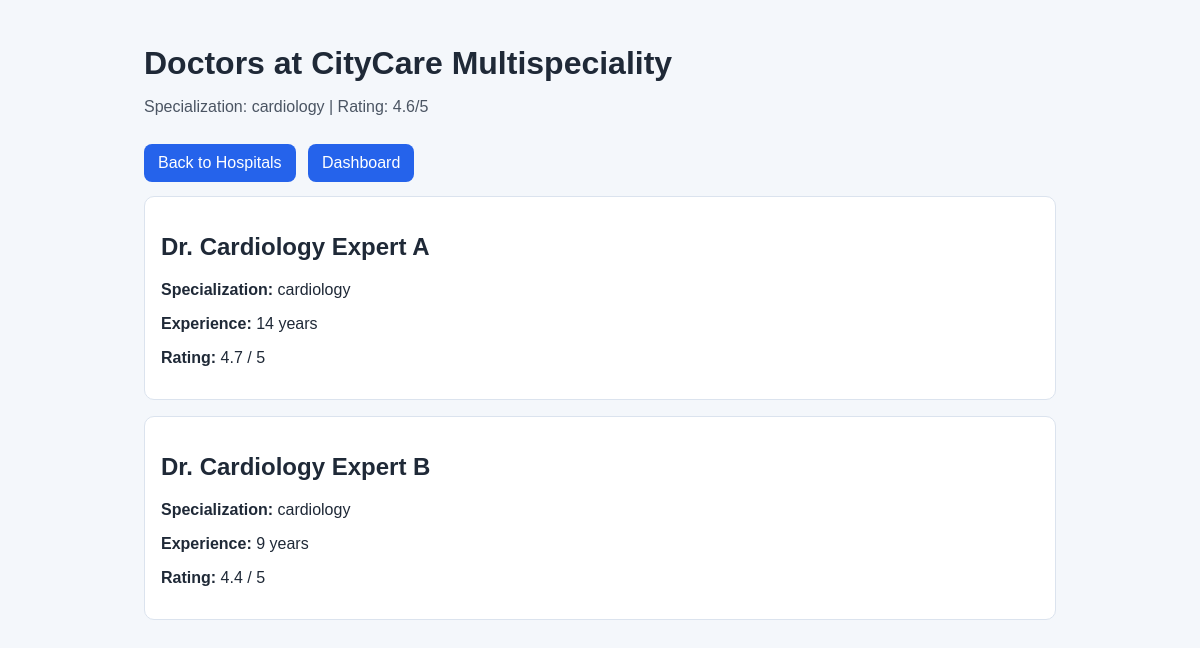
Page /doctors/1 on the committed database.
### tables this page shows
CREATE TABLE Hospital (
            id INTEGER PRIMARY KEY AUTOINCREMENT,
            name TEXT NOT NULL,
            location TEXT NOT NULL,
            specialization TEXT NOT NULL,
            rating REAL NOT NULL,
            avg_cost REAL NOT NULL
        , emergency_capable INTEGER NOT NULL DEFAULT 0, ambulance_available INTEGER NOT NULL DEFAULT 0, ambulance_number TEXT);

CREATE TABLE Doctor (
            id INTEGER PRIMARY KEY AUTOINCREMENT,
            name TEXT NOT NULL,
            hospital_id INTEGER NOT NULL,
            specialization TEXT NOT NULL,
            experience_years INTEGER NOT NULL,
            rating REAL NOT NULL, contact TEXT,
            FOREIGN KEY (hospital_id) REFERENCES Hospital (id)
        );

### app.py (the view)
@app.route("/doctors/<int:hospital_id>")
def doctors(hospital_id):
    hospital = get_hospital(hospital_id)
    if not hospital:
        return redirect(url_for("results"))
    doctors_list = get_doctors_by_hospital(hospital_id)
    ranked_doctors = sorted(
        doctors_list,
        key=lambda d: (d["rating"], d["experience_years"]),
        reverse=True,
    )
    return render_template(
        "doctor_results.html",
        hospital=hospital,
        doctors=ranked_doctors,
    )

### app.py (called while the page is built)
@app.before_request
def setup_database_once():
    init_db()

### database.py (called while the page is built, shortened)
def get_connection():
    conn = sqlite3.connect(DB_PATH)
    conn.row_factory = sqlite3.Row
    return conn

def _add_column_if_missing(conn, table_name, column_name, column_ddl):
    cursor = conn.cursor()
    cursor.execute(f"PRAGMA table_info({table_name})")
    existing_columns = {row["name"] for row in cursor.fetchall()}
    if column_name not in existing_columns:
        cursor.execute(f"ALTER TABLE {table_name} ADD COLUMN {column_name} {column_ddl}")

def migrate_schema(conn):
    _add_column_if_missing(conn, "User", "blood_group", "TEXT")
    _add_column_if_missing(conn, "User", "allergies", "TEXT")
    _add_column_if_missing(conn, "User", "medical_conditions", "TEXT")
    _add_column_if_missing(conn, "User", "emergency_contact_name", "TEXT")
    _add_column_if_missing(conn, "User", "emergency_contact_phone", "TEXT")
    _add_column_if_missing(
        conn,
        "Hospital",
        "emergency_capable",
        "INTEGER NOT NULL DEFAULT 0",
    )
    _add_column_if_missing(
        conn,
        "Hospital",
        "ambulance_available",
        "INTEGER NOT NULL DEFAULT 0",
    )
    _add_column_if_missing(conn, "Hospital", "ambulance_number", "TEXT")
    _add_column_if_missing(conn, "Doctor", "contact", "TEXT")
    conn.commit()

def seed_hospitals_and_doctors(conn):
    cursor = conn.cursor()
    cursor.execute("SELECT COUNT(*) AS count FROM Hospital")
    hospital_count = cursor.fetchone()["count"]
    if hospital_count > 0:
        return

def backfill_emergency_hospital_data(conn):
    cursor = conn.cursor()
    cursor.execute(
        """
        UPDATE Hospital
        SET emergency_capable = COALESCE(emergency_capable, 1),
            ambulance_available = COALESCE(ambulance_available, 1),
            ambulance_number = COALESCE(
                ambulance_number,
                '+91-900000' || printf('%04d', id)
            )
        """
    )
    conn.commit()

def backfill_doctor_contact_data(conn):
    cursor = conn.cursor()
    cursor.execute(
        """
        UPDATE Doctor
        SET contact = COALESCE(contact, '+91-988000' || printf('%04d', id))
        """
    )
    conn.commit()

def init_db():
    conn = get_connection()
    create_tables(conn)
    migrate_schema(conn)
    seed_hospitals_and_doctors(conn)
    backfill_emergency_hospital_data(conn)
    backfill_doctor_contact_data(conn)
    conn.close()

### templates/doctor_results.html (shortened to what this page needs)
<!DOCTYPE html>
<html lang="en">
<head>
    <link rel="stylesheet" href="{{ url_for('static', filename='style.css') }}" />
</head>
<body>
    <div class="container">
        <h1>Doctors at {{ hospital['name'] }}</h1>
        <p class="subtitle">Specialization: {{ hospital['specialization'] }} | Rating: {{ hospital['rating'] }}/5</p>
        <div class="actions">
            <a class="btn" href="{{ url_for('results') }}">Back to Hospitals</a>
            <a class="btn" href="{{ url_for('dashboard') }}">Dashboard</a>
        </div>
        {% for doctor in doctors %}
        <div class="card">
            <h2>{{ doctor['name'] }}</h2>
            <p><strong>Specialization:</strong> {{ doctor['specialization'] }}</p>
            <p><strong>Experience:</strong> {{ doctor['experience_years'] }} years</p>
            <p><strong>Rating:</strong> {{ doctor['rating'] }} / 5</p>
        </div>
        {% endfor %}
    </div>
</body>
</html>

### static/style.css (style rules this page uses)
* { box-sizing: border-box; }
body { margin: 0; font-family: Arial, sans-serif; background: #f4f7fb; color: #1f2937; }
.container { max-width: 960px; margin: 0 auto; padding: 24px; }
h1 { margin-bottom: 6px; }
.subtitle { color: #4b5563; margin-bottom: 20px; }
.card { background: #ffffff; border: 1px solid #dbe3ee; border-radius: 10px; padding: 16px; margin-bottom: 16px; }
.btn { display: inline-block; width: auto; text-decoration: none; border: none; background: #2563eb; color: #ffffff; padding: 10px 14px; border-radius: 8px; cursor: pointer; margin-right: 8px; margin-top: 8px; }
.actions { margin-bottom: 14px; }

### rows in the picture
Hospital: name "CityCare Multispeciality", specialization "cardiology", rating "4.6"
Doctor: name "Dr. Cardiology Expert A", specialization "cardiology", experience_years "14", rating "4.7"
Doctor: name "Dr. Cardiology Expert B", specialization "cardiology", experience_years "9", rating "4.4"
